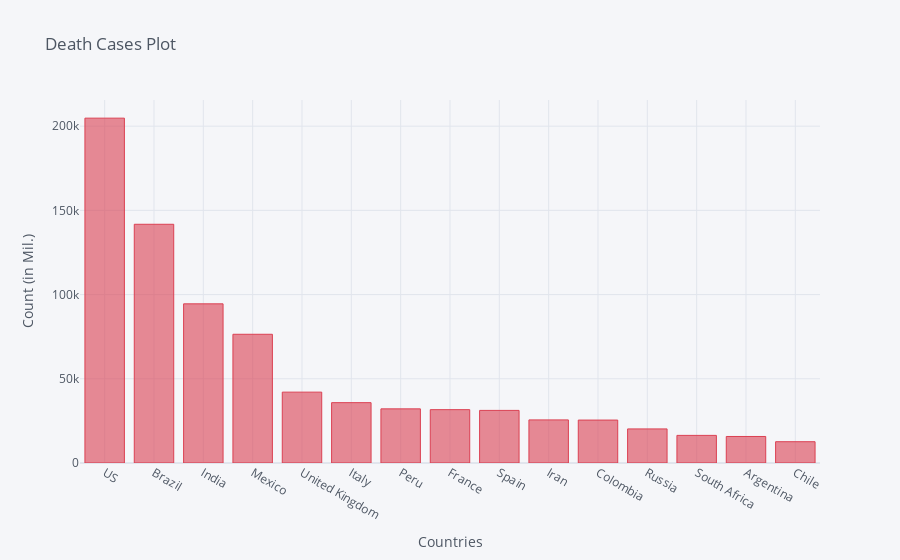

Here is the notebook cell this chart was saved with:
### Code cell
death_df2_plot.iplot(kind='bar', x='Country/Region', y='9/27/20',color='red',
                    title='Death Cases Plot',xTitle='Countries',yTitle='Count (in Mil.)')

### Figure 1 — Plotly figure (JSON) as saved in the notebook; plotly's stock layout.template omitted (floating-point values rounded to 4 significant figures)
{"data": [{"marker": {"color": "rgba(219, 64, 82, 0.6)", "line": {"color": "rgba(219, 64, 82, 1.0)", "width": 1}}, "name": "9/27/20", "orientation": "v", "text": "", "type": "bar", "x": ["US", "Brazil", "India", "Mexico", "United Kingdom", "Italy", "Peru", "France", "Spain", "Iran", "Colombia", "Russia", "South Africa", "Argentina", "Chile"], "y": [204756, 141741, 94503, 76430, 42077, 35835, 32142, 31675, 31232, 25589, 25488, 20239, 16398, 15749, 12641]}], "layout": {"legend": {"bgcolor": "#F5F6F9", "font": {"color": "#4D5663"}}, "paper_bgcolor": "#F5F6F9", "plot_bgcolor": "#F5F6F9", "title": {"font": {"color": "#4D5663"}, "text": "Death Cases Plot"}, "xaxis": {"gridcolor": "#E1E5ED", "showgrid": true, "tickfont": {"color": "#4D5663"}, "title": {"font": {"color": "#4D5663"}, "text": "Countries"}, "zerolinecolor": "#E1E5ED"}, "yaxis": {"gridcolor": "#E1E5ED", "showgrid": true, "tickfont": {"color": "#4D5663"}, "title": {"font": {"color": "#4D5663"}, "text": "Count (in Mil.)"}, "zerolinecolor": "#E1E5ED"}}}
